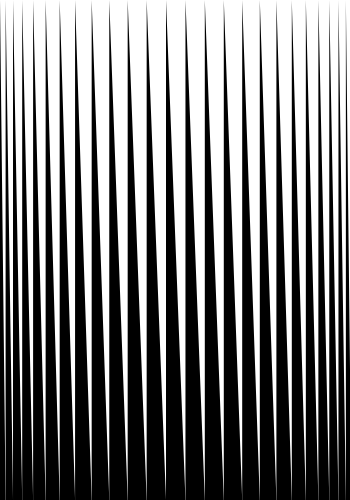
Frame 1 (no input)
Frame 2 (the mouse pressed at the canvas centre, redrawn once): identical to frame 1, image omitted

The Processing sketch that drew this single still picture (run headless with seeded random() and noise(); the mouse was pressed at the canvas centre and the sketch redrawn once):

// Processing sketch: processing_9907
// ── processing_9907.pde

// pattern 0002
// fjenett 20100523

float w25;

void setup ()
{
    size( 350, 500 );
    
    w25 = width / 25.0;
}

void draw ()
{
    background( 255 );
    fill( 0 );
    noStroke();
    smooth();
    
    float x1 = 0;
    
    for ( int i = 0; i < 25; i++ )
    {
        // producing values that climb to the middle and fall back off towards the end ..
        // .. like a very flat parabola or hill
        float v = map(i, 0, 24, 0, PI); // map i to 0 - PI, half a circle
        v = sin( v );                   // sinus of 0 - PI will give 0 - 1 - 0
        v = map( v, 0, 1, 0.4, 1.39 );  // map 0 - 1 to 0.4 - 1.39
        
        // scale next step using the value above and add to previous position
        float xn = x1 + v * w25;
        
        triangle( x1, height,
        x1, 0,
        xn, height );
        
        x1 = xn;
    }
    
    noLoop();   
}
